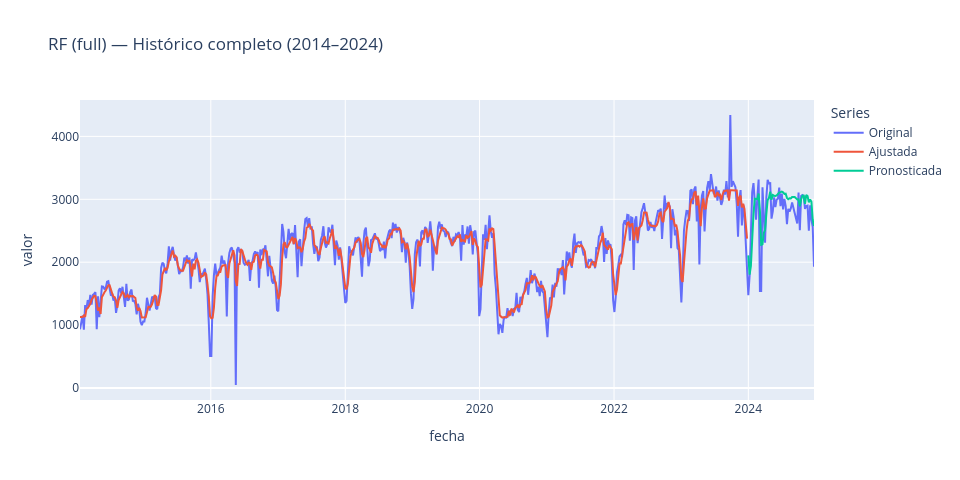

The notebook cell saved with this chart:
### Markdown cell above
##### 3.4.5.3. Visualización de resultados

### Code cell
# Crear dataframes con columnas correctas (cada array/serie como una columna)
df_ajustado = pd.DataFrame({
    'fecha': df['fecha'].iloc[y_real_train.index].values,
	'valor': y_pred_tr
}, index=y_real_train.index)

df_pronostico = pd.DataFrame({
    'fecha': df['fecha'].iloc[y_real_test.index].values,
	'valor': y_pred_te
}, index=y_real_test.index)

df_pronostico_c = pd.concat([df_ajustado, df_pronostico])

title = "RF (full) — Histórico completo (2014–2024)"

# # Los datos a graficar
data_tuples = (
    (df_original, 'Original'),
    (df_ajustado, 'Ajustada'),
    (df_pronostico, 'Pronosticada'),
    # (df_pronostico_c, 'Pronosticada Completa'),
)

plot_forecast(
    *data_tuples,  # Desempaqueta los datos
    y='valor',
    title=title,
    **common_plot_args  # Desempaqueta los argumentos comunes
)

# Grafica solo de prueba
# Los datos a graficar
# data_tuples = (
#     (df_test, 'Real'),
#     (df_pronostico, 'Pronosticada'),
# )

# plot_forecast(
#     *data_tuples,  # Desempaqueta los datos
#     y='valor',
#     title=title,
#     **common_plot_args  # Desempaqueta los argumentos comunes
# )

### Figure 1 — Plotly figure (JSON) as saved in the notebook; plotly's stock layout.template omitted (floating-point values rounded to 4 significant figures; data arrays with more than 128 entries replaced by an {"elided": "..."} marker saying what was removed)
{"data": [{"customdata": {"elided": "571x1 int values"}, "hovertemplate": "<b>Original</b><br>Fecha: %{x}<br>valor: %{y}<br>Semana: %{customdata[0]}<extra></extra>", "mode": "lines", "name": "Original", "type": "scatter", "x": {"elided": "571 str values"}, "y": {"elided": "571 float values"}}, {"customdata": {"elided": "519x1 int values"}, "hovertemplate": "<b>Ajustada</b><br>Fecha: %{x}<br>valor: %{y}<br>Semana: %{customdata[0]}<extra></extra>", "mode": "lines", "name": "Ajustada", "type": "scatter", "x": {"elided": "519 str values"}, "y": {"elided": "519 float values"}}, {"customdata": [[1], [2], [3], [4], [5], [6], [7], [8], [9], [10], [11], [12], [13], [14], [15], [16], [17], [18], [19], [20], [21], [22], [23], [24], [25], [26], [27], [28], [29], [30], [31], [32], [33], [34], [35], [36], [37], [38], [39], [40], [41], [42], [43], [44], [45], [46], [47], [48], [49], [50], [51], [52]], "hovertemplate": "<b>Pronosticada</b><br>Fecha: %{x}<br>valor: %{y}<br>Semana: %{customdata[0]}<extra></extra>", "mode": "lines", "name": "Pronosticada", "type": "scatter", "x": ["2024-01-01T00:00:00", "2024-01-08T00:00:00", "2024-01-15T00:00:00", "2024-01-22T00:00:00", "2024-01-29T00:00:00", "2024-02-05T00:00:00", "2024-02-12T00:00:00", "2024-02-19T00:00:00", "2024-02-26T00:00:00", "2024-03-04T00:00:00", "2024-03-11T00:00:00", "2024-03-18T00:00:00", "2024-03-25T00:00:00", "2024-04-01T00:00:00", "2024-04-08T00:00:00", "2024-04-15T00:00:00", "2024-04-22T00:00:00", "2024-04-29T00:00:00", "2024-05-06T00:00:00", "2024-05-13T00:00:00", "2024-05-20T00:00:00", "2024-05-27T00:00:00", "2024-06-03T00:00:00", "2024-06-10T00:00:00", "2024-06-17T00:00:00", "2024-06-24T00:00:00", "2024-07-01T00:00:00", "2024-07-08T00:00:00", "2024-07-15T00:00:00", "2024-07-22T00:00:00", "2024-07-29T00:00:00", "2024-08-05T00:00:00", "2024-08-12T00:00:00", "2024-08-19T00:00:00", "2024-08-26T00:00:00", "2024-09-02T00:00:00", "2024-09-09T00:00:00", "2024-09-16T00:00:00", "2024-09-23T00:00:00", "2024-09-30T00:00:00", "2024-10-07T00:00:00", "2024-10-14T00:00:00", "2024-10-21T00:00:00", "2024-10-28T00:00:00", "2024-11-04T00:00:00", "2024-11-11T00:00:00", "2024-11-18T00:00:00", "2024-11-25T00:00:00", "2024-12-02T00:00:00", "2024-12-09T00:00:00", "2024-12-16T00:00:00", "2024-12-23T00:00:00"], "y": [2108.0, 1801.0, 1940.0, 2463.0, 2766.0, 3010.0, 3006.0, 3002.0, 3092.0, 2817.0, 2275.0, 2283.0, 2464.0, 2516.0, 2766.0, 2986.0, 3020.0, 3120.0, 2992.0, 3068.0, 3057.0, 3053.0, 3063.0, 3091.0, 3106.0, 3113.0, 3122.0, 3110.0, 3086.0, 3091.0, 3022.0, 3003.0, 3016.0, 3013.0, 3036.0, 3037.0, 3035.0, 3017.0, 2998.0, 3000.0, 2890.0, 2997.0, 3057.0, 3059.0, 2927.0, 3070.0, 3051.0, 2950.0, 2997.0, 2961.0, 2675.0, 2573.0]}], "layout": {"height": 480, "hovermode": "x unified", "legend": {"title": {"text": "Series"}}, "title": {"text": "RF (full) — Histórico completo (2014–2024)"}, "width": 960, "xaxis": {"title": {"text": "fecha"}}, "yaxis": {"title": {"text": "valor"}}}}
